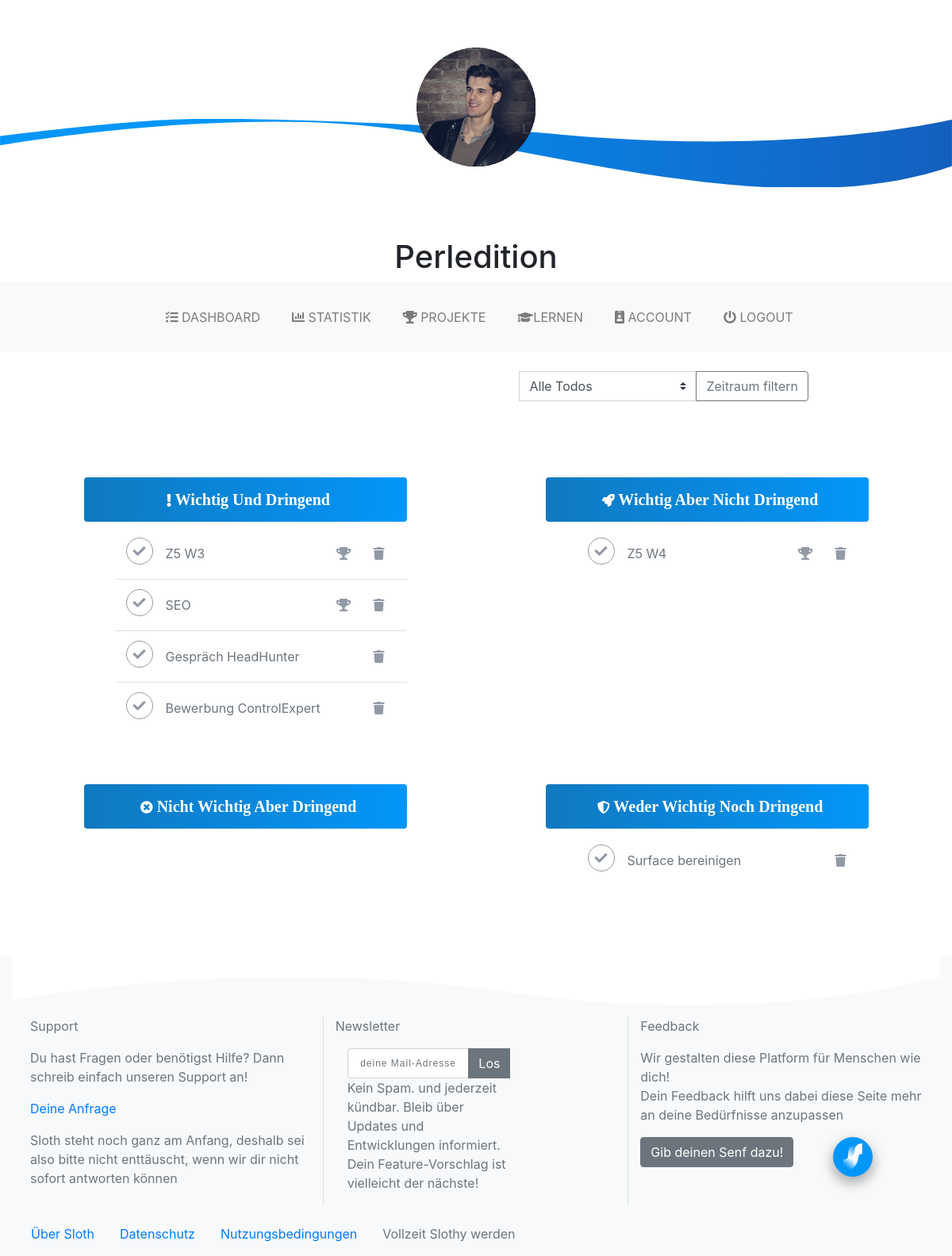
/sloth/todo/ (signed in), run on an earlier commit of the app's database.
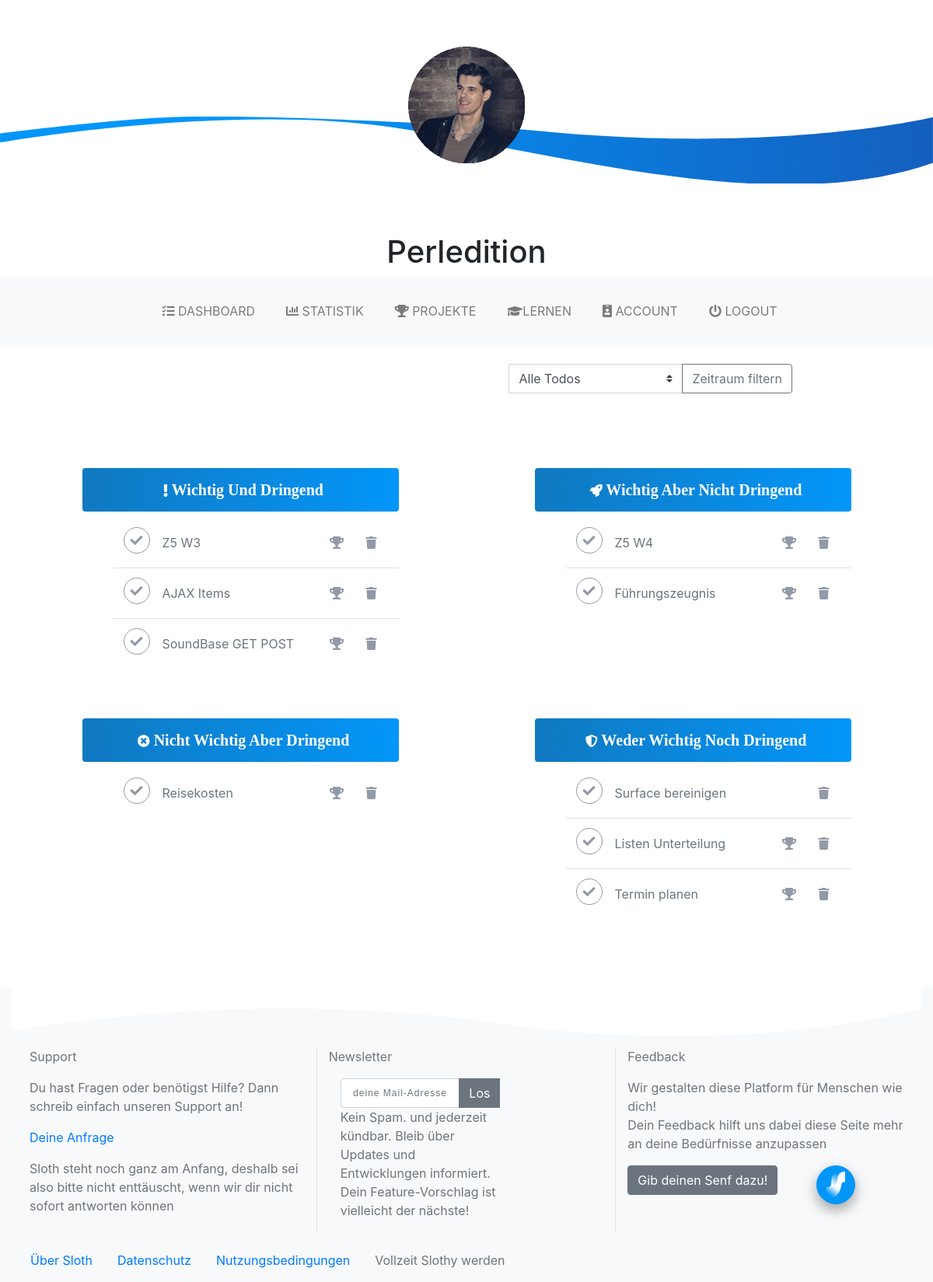
And on a later commit of the database.
### todo/models.py (models this page shows, shortened)
class Task(models.Model):
    project = models.ForeignKey(Project, on_delete=models.CASCADE)
    user = models.ForeignKey(User, default=1, on_delete=models.CASCADE)
    task_title = models.CharField(max_length=50)
    task_explain = models.CharField(max_length=1500)
    task_imp = models.IntegerField(default=0)
    task_dead = models.DateTimeField(default=datetime.now, blank=True)
    task_eff = models.FloatField(default=1.0)
    complete = models.BooleanField(default=False)
    task_start = models.DateTimeField(default=datetime.now, blank=True)
    id_field = models.CharField(max_length=8, default="id_field")
    task_end = models.DateTimeField(default=datetime.now, blank=True)
    shifted = models.BooleanField(default=False)
    shift_time = models.DateTimeField(default=datetime.now, blank=True)

### todo/views.py (the view, shortened to what this page needs)
class Dashboard(View):
    form_class = Task
    template_name = 'todo/Dashboard.html'
    def get(self, request):
        form = self.form_class(None)
        if request.user.is_authenticated:
            if username_present(request.user.username) is True:
                all_todo = Task.objects.filter(user=request.user)
                all_pro = Project.objects.filter(user=request.user)
                form = TodoForm()
                wnd = []
                wd = []
                nwd = []
                nwnd = []
                receivable =[]
                for done in all_todo:
                    if done.complete is False:
                        receivable.append(done)
                for do in receivable:
                    if int(do.task_imp) > 5:
                        if do.task_dead - datetime.now().replace(tzinfo=timezone.utc).astimezone(tz=None) > timedelta(
                                hours=2*int(round(do.task_eff))):
                            wnd.append(do)
                        else:
                            wd.append(do)
                    elif int(do.task_imp) <= 5:
                        if do.task_dead - datetime.now().replace(tzinfo=timezone.utc).astimezone(tz=None) > timedelta(
                                hours=2*int(round(do.task_eff))):
                            nwnd.append(do)
                        else:
                            nwd.append(do)
                return render(request, self.template_name, {'wd': wd, 'wnd': wnd, 'nwd': nwd,'nwnd': nwnd, 'form':form, 'all_pro':all_pro})
            else:
                return redirect('todo:login')
        else:
            return redirect('todo:login')

### todo/forms.py
class TodoForm(forms.Form):
    task_title = forms.CharField(max_length=50,
                                 widget=forms.TextInput(
                                     attrs={'size': 40}))
    task_explain = forms.CharField(max_length=5000,
                                   widget=forms.Textarea(
                                       attrs={'col':25, 'row':50, 'size': 5}))
    task_imp = forms.IntegerField(widget= NumberInput(attrs={'type':'range', 'step': '1', 'max':10, 'min': 0,
                                                             'class':'slider', 'size': 40}))
    task_eff_hour = forms.ChoiceField(choices=[(x,x)for x in range(0,150)])
    task_eff_minutes = forms.ChoiceField(choices=[(x,x)for x in range(0, 60, 5)])
    project = forms.CharField(max_length=40)
    hour = forms.ChoiceField(choices=[(x, x) for x in range(0, 24)])
    minutes = forms.ChoiceField(choices=[(x, x) for x in range(00, 60, 5)])

### todo/models.py (called while the page is built)
    def __str__(self):
        return self.pro_title

### todo/views.py (called while the page is built)
def username_present(username):
    if User.objects.filter(username=username).exists():
        return True
    return False

### todo/templates/todo/Dashboard.html (shortened to what this page needs)
{% extends 'todo/base.html'%}
{% block body %}
    {% load staticfiles %}
    <link rel="stylesheet" href="{% static 'todo/styleIndex.css' %}" type="text/css"/>
    <div class="row">
        <div class="container col-10 m-4">
            <div class="float-right">
                <form class="input-group" method="post">
                    <select class="custom-select" id="inputGroupSelect04" aria-label="Example select with button addon" name="rng">
                        <option selected value="4">Alle Todos</option>
                    </select>
                    <div class="input-group-append">
                        <button class="btn btn-outline-secondary" type="submit">Zeitraum filtern</button>
                    </div>
                </form>
            </div>
        </div>
    </div>
    <div class="row">
        <div class="container-fluid p-5">
            <div class="row">
                <div class="container col-lg-5 col-md-12">
                    <div class="panel panel-primary p-4 rounded mx-auto">
                        <h5 class="panel-heading p-3 mb-2 text-center rounded"><i class="fas fa-exclamation"></i><b> Wichtig Und Dringend</b></h5>
                        <form class="panel panel-primary">
                            <ul class="list-group-flush">
                                {%for do in wd%}
                                {% include 'todo/todo_temp.html'%}
                                {%endfor%}
                            </ul>
                        </form>
                    </div>
                </div>
                <div class="container col-lg-5 col-md-12">
                    <div class="panel panel-primary p-4 rounded mx-auto rounded">
                        <h5 class="panel-heading p-3 mb-2 text-center rounded"><i class="fas fa-rocket"></i><b> Wichtig Aber Nicht Dringend</b></h5>
                        <form class="panel panel-primary">
                            <ul class="list-group-flush">
                                {%for do in wnd%}
                                {% include 'todo/todo_temp.html'%}
                                {%endfor%}
                            </ul>
                        </form>
                    </div>
                </div>
            </div>
            <div class="row">
                <div class="container col-lg-5 col-md-12">
                    <div class="panel panel-primary p-4 rounded  mx-auto rounded">
                        <h5 class="panel-heading p-3 mb-2 text-center rounded"><i class="fas fa-times-circle"></i><b> Nicht Wichtig Aber Dringend</b></h5>
                        <form class="panel panel-primary">
                            <ul class="list-group-flush">
                                {%for do in nwd%}
                                {% include 'todo/todo_temp.html'%}
                                {%endfor%}
                            </ul>
                        </form>
                    </div>
                </div>
                <div class="container col-lg-5 col-md-12">
                    <div class="panel panel-primary p-4 rounded mx-auto rounded">
                        <h5 class="panel-heading p-3 mb-2 text-center rounded"><i class="fas fa-shield-alt"></i><b> Weder Wichtig Noch Dringend</b></h5>
                        <form class="panel panel-primary">
                            <ul class="list-group-flush">
                                {%for do in nwnd%}
                                {% include 'todo/todo_temp.html'%}
                                {%endfor%}
                            </ul>
                        </form>
                    </div>
                </div>
            </div>
        </div>
    </div>
    <div class="fixedbtn">
    </div>
{% endblock %}

### todo/templates/todo/todo_temp.html
  <li class="list-group-item d-flex justify-content-between align-items-center text-dark list-group-item-action">
      <div class="btn-group-left">
          <div class="row">
              <a href="{% url 'todo:complete' do.id %}" data-toggle="tooltip" data-placement="top" title="Abschließen" id="check">
                  <i class="fas fa-check"></i>{{do.complete}}</a>
              <a href="{% url 'todo:detail' do.id %}" class="text-secondary nav-link">{{do.task_title}}</a>
          </div>
      </div>
      <div class="btn-group-right">
          {% if do.project.pro_title != "Kein Projekt"%}
          <a href="{% url 'todo:pro' do.project.id %}" data-toggle="tooltip" data-placement="top"  title="Projekt">
              <i class="fas fa-trophy"></i>{{do.id_field}}</a>
          {% endif%}
          <a href="{% url 'todo:delete' do.id %}" data-toggle="tooltip" data-placement="top"  title="Löschen">
              <i class="fas fa-trash"></i>{{do.id_field}}</a>
      </div>
  </li>

What changed in the data, as far as the page shows it:
no longer on this page (row edited): Task: task_title "SEO", shown under "Wichtig Und Dringend"
removed Task: task_title "Gespräch HeadHunter", shown under "Wichtig Und Dringend"
no longer on this page (row edited): Task: task_title "Bewerbung ControlExpert", shown under "Wichtig Und Dringend"
added Task: task_title "AJAX Items", shown under "Wichtig Und Dringend"
added Task: task_title "SoundBase GET POST", shown under "Wichtig Und Dringend"
added Task: task_title "Führungszeugnis", shown under "Wichtig Aber Nicht Dringend"
added Task: task_title "Reisekosten", shown under "Nicht Wichtig Aber Dringend"
added Task: task_title "Listen Unterteilung", shown under "Weder Wichtig Noch Dringend"
added Task: task_title "Termin planen", shown under "Weder Wichtig Noch Dringend"
